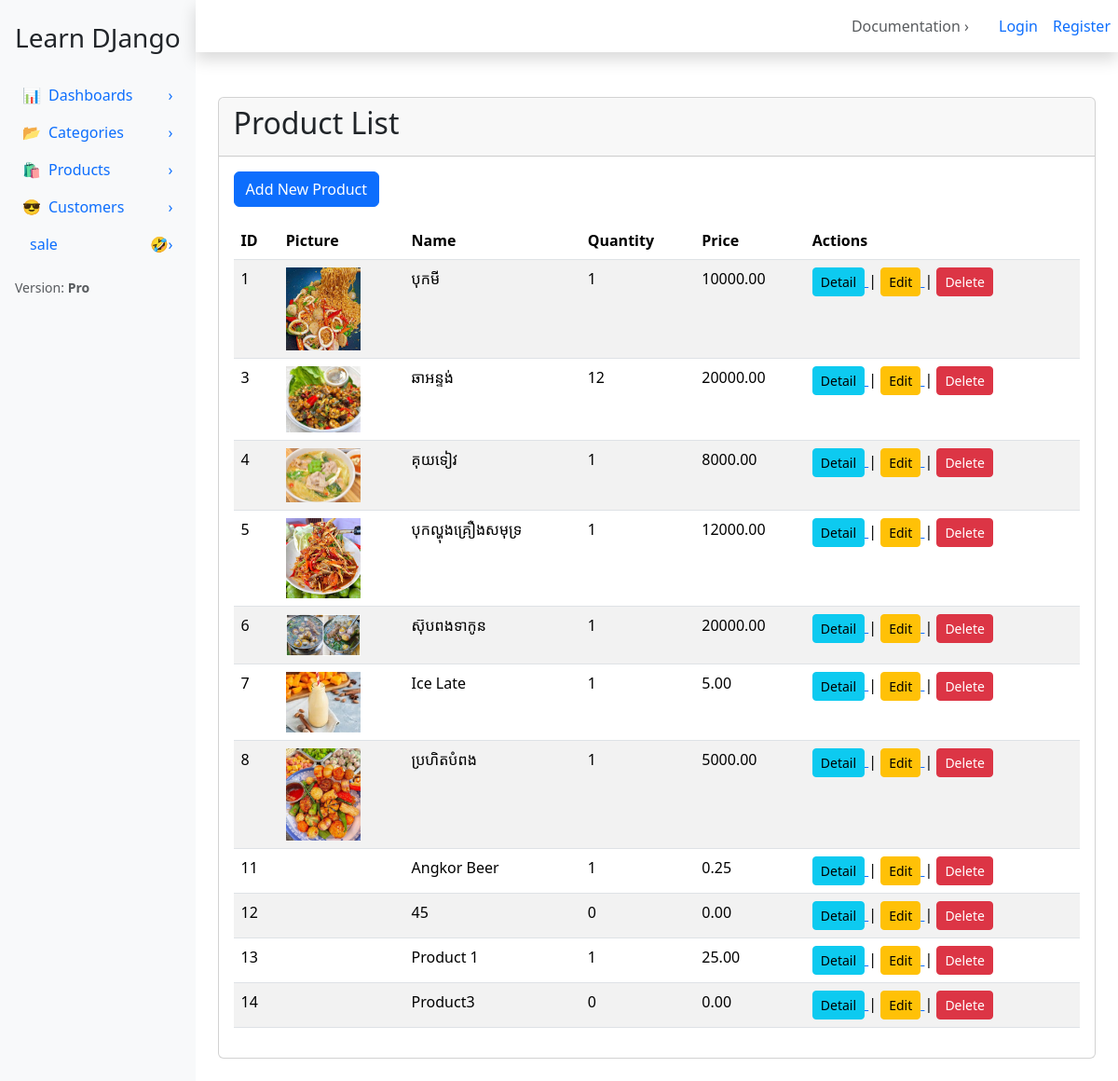
Before: /product/ with the older database file.
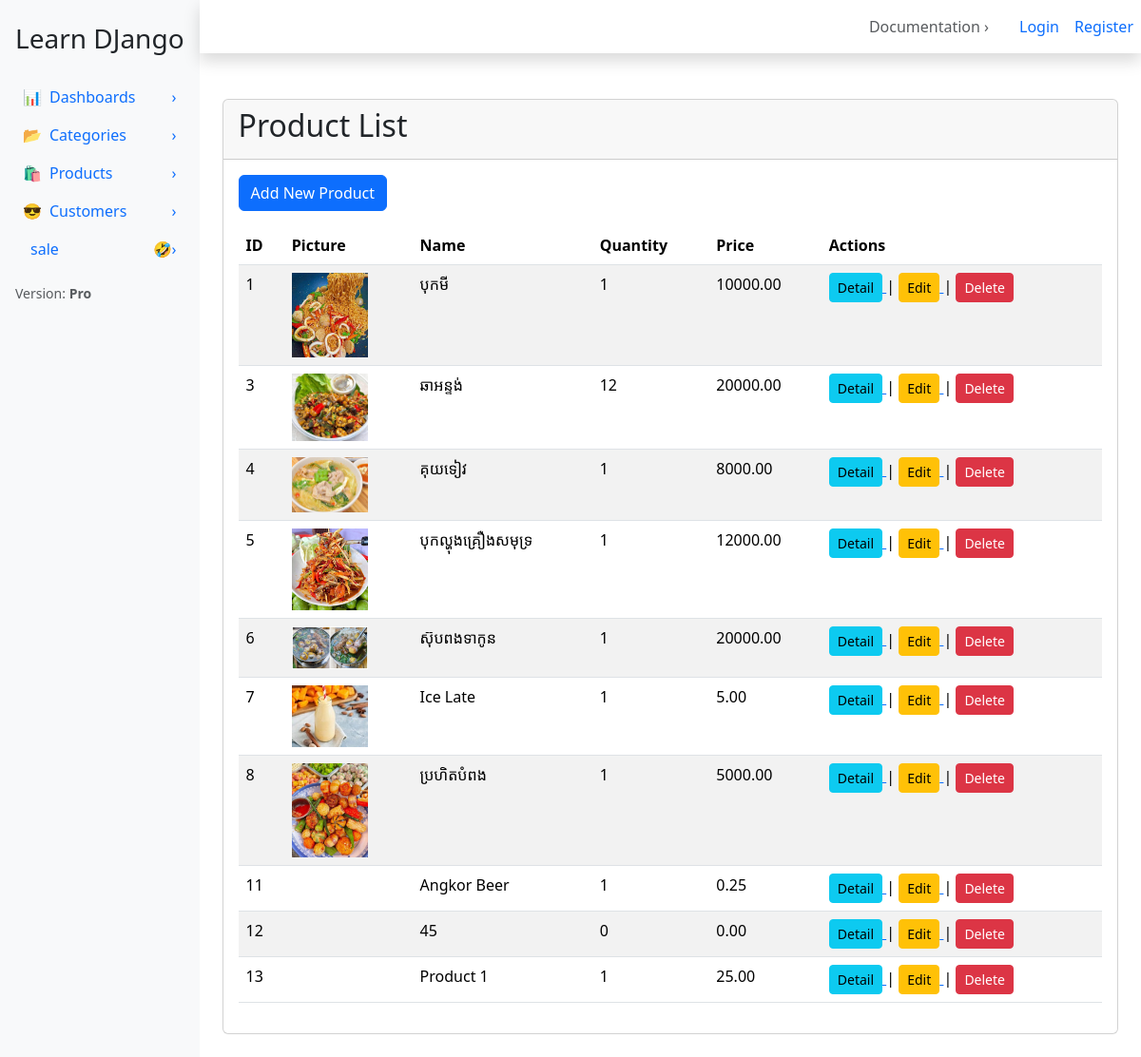
After: the same page with the newer database file.
### apps/product/models.py (models this page shows, shortened)
class Product(models.Model):
    name = models.CharField(max_length=200)
    photo = models.ImageField(upload_to='products_photo/', blank=True, null=True)
    quantity = models.PositiveIntegerField(default=0)
    price = models.DecimalField(max_digits=10, decimal_places=2, default=0)
    category = models.ForeignKey(
        Category,
        on_delete=models.CASCADE,
        related_name='products',
        blank=True,
        null=True
    )

### apps/product/views.py (the view)
# urls.py: path('', ProductListView.as_view(), name='product_list'),
class ProductListView(ListView):
    model = Product
    template_name = 'product/list_product.html'
    context_object_name = 'products'

### apps/product/templates/product/list_product.html
{% extends 'base.html' %}
{% block content %}
<div class="card">
    <div class="card-header">
        <h2>Product List</h2>
    </div>
    <div class="card-body">
        <a href="{% url 'product:product_add' %}" class="btn btn-primary mb-3">
            Add New Product
        </a>
        <div class="table-responsive">
            <table class="table table-striped">
                <thead>
                    <tr>
                        <th>ID</th>
                        <th>Picture</th>
                        <th>Name</th>
                        <th>Quantity</th>
                        <th>Price</th>
                        <th>Actions</th>
                    </tr>
                </thead>
                <tbody>
                    {% for product in products %}
                        <tr>
                            <td>{{ product.id }}</td>
                            <td>
                                {% if product.photo %}
                                    <img src="{{ product.photo.url }}" width="80">
                                {% endif %}
                            </td>
                            <td>{{ product.name }}</td>
                            <td>{{ product.quantity }}</td>
                            <td>{{ product.price }}</td>
                            <td>
                                <a href="{% url 'product:product_detail' product.id %}">
                                    <button class="btn btn-sm btn-info">Detail</button>
                                </a> |
                                <a href="{% url 'product:product_edit' product.id %}">
                                    <button class="btn btn-sm btn-warning">Edit</button>
                                </a> |
                                <a href="{% url 'product:product_delete' product.id %}"><button class="btn btn-sm btn-danger">Delete</button></a>
                            </td>
                        </tr>
                    {% empty %}
                        <tr>
                            <td colspan="6" class="text-center">
                                No products found
                            </td>
                        </tr>
                    {% endfor %}
                </tbody>
            </table>
        </div>
    </div>
</div>
{% endblock %}

Changed rows visible on the page:
removed Product: id "14", name "Product3", quantity "0", price "0.00"
